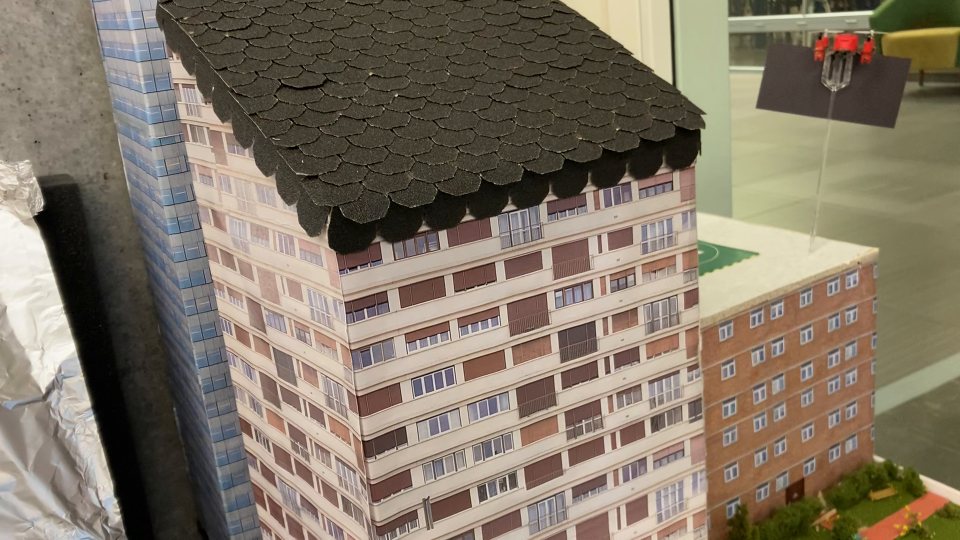
#> input picture frame 9 of Data/Videos/Blocks.MOV, 1920 x 1080 px, given in place of wymont.MOV, which was not available (shown at 1/2 size)
$ jupyter execute --allow-errors 'mp4 to images python.ipynb'   (older library calls are emulated)   (text cells are left out)
#> lines starting #> are read from the running program, lines starting #| are printed output that depends on the picture; after the words box and inside, x2 and y2 are one past the last pixel; in counts of white or black regions, pixels touching at a corner belong together; pictures that were not available may be replaced by others from this repository, and a replacement may not be noted
#> further down, image is the input picture: shape (1080, 1920, 3); mean B, G, R 102.4, 118.3, 129.8
#| (1080, 1920, 3)
#| Height of Image: 1080 pixels
#| Width of Image:  1920 pixels
[cell 1]
from skimage.metrics import structural_similarity as ssim
import cv2
#Structural Similarity Index
# [11 lines left out: function SSIM_two_images, not called in this run]

[cell 2]
# import cv2
# [11 lines left out: function MSE_two_images, not called in this run]

[cell 3]
def To_got_goodFeaturesToTrack(image):

    gray_image = cv2.cvtColor(image, cv2.COLOR_BGR2GRAY)
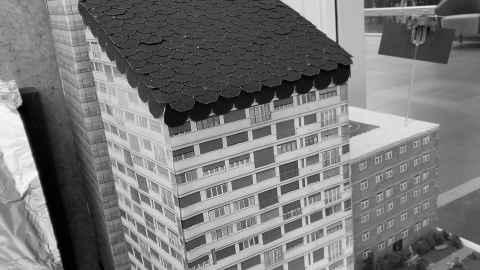
#> gray_image: shape (1080, 1920) (shown at 1/4 size); min 0, max 254, mean 119.9

    # Applying the function
    corners = cv2.goodFeaturesToTrack(
        gray_image, maxCorners=8192, qualityLevel=0.04, minDistance=9, blockSize=9)
#> corners = 1694 rows, first 8: [905, 734], [825, 760], [791, 519], [817, 687], [864, 750], [886, 743], [1021, 866], [804, 613]
    corners = np.float32(corners)
    # print(len(corners))
    for item in corners:
        x, y = item[0]
        x = int(x)
        y = int(y)
        cv2.circle(image, (x, y), 3, (0, 0, 255), -1)
#> this loop made 1694 passes
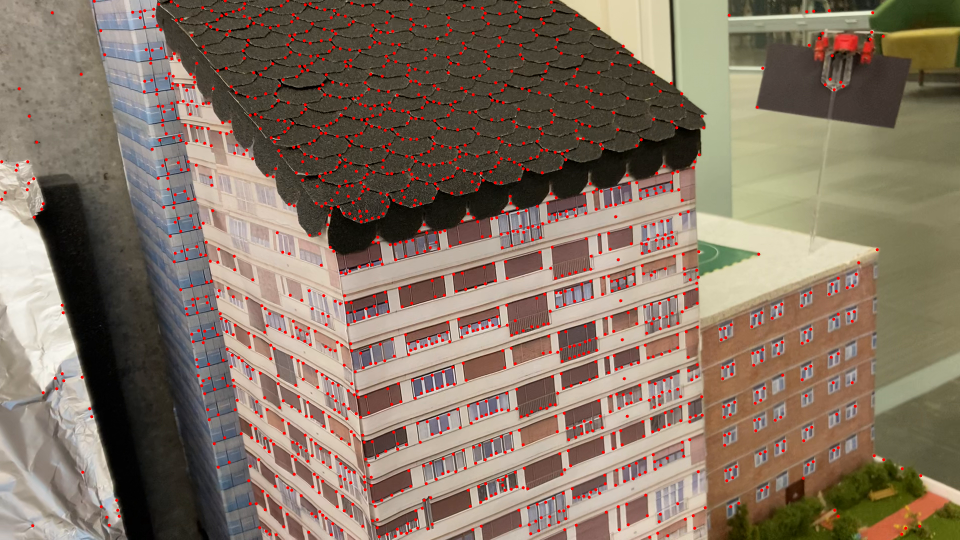
#> image: shape (1080, 1920, 3) (shown at 1/2 size); 2.37% of pixels changed, all inside (x1, y1, x2, y2) = (0, 0, 1845, 1078)

    return image
    # RGB_img = cv2.cvtColor(image, cv2.COLOR_BGR2RGB)

#> (a cell that did not finish here is left out)

[cell 5]
import cv2
import numpy as np

# vidcap = cv2.VideoCapture('Data\Videos\Aerial View of the Great Pyramid of Giza.mp4')
vidcap = cv2.VideoCapture('Data\Videos\wymont.MOV')
success,image = vidcap.read()
print(image.shape)
print('Height of Image:', int(image.shape[0]), 'pixels')
print('Width of Image: ', int(image.shape[1]), 'pixels')
count = 0
old_image = image
while success:

    #cv2.imwrite("frame%d.jpg" % count, image)     # save frame as JPEG file
    cv2.imshow('image', To_got_goodFeaturesToTrack(image))      # show frame
    # print('MSE: ', MSE_two_images(image, old_image)) # compare two images
    # print('SSIM: ', SSIM_two_images(image, old_image)) # compare two images
    # gray_image = cv2.cvtColor(image, cv2.COLOR_BGR2GRAY)
    old_image = image
    k = cv2.waitKey(1)
#> (key Esc is pressed here)
    if k == 27:         # wait for ESC key to exit
        cv2.destroyAllWindows()
        break
    success,image = vidcap.read()   # read next frame
    # print('Read a new frame: ', success, count)
    count += 1

cv2.destroyAllWindows()
vidcap.release()

[cell 6]
# how to calculate the frame rate with python opencv
# https://www.geeksforgeeks.org/how-to-calculate-the-frame-rate-with-python-opencv/

[cell 7]
import numpy as np
import cv2 as cv
import math
cap = cv.VideoCapture('Data\Videos\wymont.MOV')
# cap = cv.VideoCapture('Data\Videos\Aerial View of the Great Pyramid of Giza.mp4')
#角点检测参数
# feature_params = dict(maxCorners=128, qualityLevel=0.1, minDistance=7, blockSize=7)
feature_params = dict(maxCorners=512, qualityLevel=0.04, minDistance=9, blockSize=9)


#KLT光流参数
lk_params = dict(winSize=(15, 15), maxLevel=2, criteria=(cv.TERM_CRITERIA_EPS | cv.TERM_CRITERIA_COUNT, 10, 0.02))

height = cap.get(cv.CAP_PROP_FRAME_HEIGHT)
width = cap.get(cv.CAP_PROP_FRAME_WIDTH)
fps = cap.get(cv.CAP_PROP_FPS)
#out = cv.VideoWriter("reslut.avi", cv.VideoWriter_fourcc('D', 'I', 'V', 'X'), fps,
                     #(np.int(width), np.int(height)), True)

tracks = []
track_len = 10
frame_idx = 0
detect_interval = 10
while True:

    ret, frame = cap.read()
    if ret:
        frame_gray = cv.cvtColor(frame, cv.COLOR_BGR2GRAY)
        vis = frame.copy()

        if len(tracks)>0:
            img0 ,img1 = prev_gray, frame_gray
            p0 = np.float32([tr[-1] for tr in tracks]).reshape(-1,1,2)
            # 上一帧的角点和当前帧的图像作为输入来得到角点在当前帧的位置
            p1, st, err = cv.calcOpticalFlowPyrLK(img0, img1, p0, None, **lk_params)

            # 反向检查,当前帧跟踪到的角点及图像和前一帧的图像作为输入来找到前一帧的角点位置
            p0r, _, _ = cv.calcOpticalFlowPyrLK(img1, img0, p1, None, **lk_params)

            # 得到角点回溯与前一帧实际角点的位置变化关系
            d = abs(p0-p0r).reshape(-1,2).max(-1)

            #判断d内的值是否小于1，大于1跟踪被认为是错误的跟踪点
            good = d < 1

            new_tracks = []

            for i, (tr, (x, y), flag) in enumerate(zip(tracks, p1.reshape(-1, 2), good)):

                # 判断是否为正确的跟踪点
                if not flag:
                    continue

                # 存储动态的角点
                tr.append((x, y))

                # 只保留track_len长度的数据，消除掉前面的超出的轨迹
                if len(tr) > track_len:
                    del tr[0]
                # 保存在新的list中
                new_tracks.append(tr)

                # cv.circle(vis, (x, y), 2, (0, 255, 0), -1)
                cv.circle(vis, (int(x), int(y)), 2, (0, 255, 0), -1)

            # 更新特征点
            tracks = new_tracks

            # #以上一振角点为初始点，当前帧跟踪到的点为终点,画出运动轨迹
            cv.polylines(vis, [np.int32(tr) for tr in tracks], False, (0, 0, 255), 1)
            # cv.circle(vis, [np.int32(tr) for tr in tracks], False, (255, 0, 0), 1)


        # 每隔 detect_interval 时间检测一次特征点
        if frame_idx % detect_interval==0:
            # [8 lines of commented-out code are left out]
            p = cv.goodFeaturesToTrack(frame_gray, **feature_params)
#> p = 512 rows, first 8: [905, 734], [825, 760], [791, 519], [817, 687], [864, 750], [886, 743], [1021, 866], [804, 613]
            if p is not None:
                for x, y in np.float32(p).reshape(-1,2):
                    tracks.append([(x, y)])
#> this loop made 512 passes
#> after the loop, tracks = 512 items

        frame_idx += 1
        prev_gray = frame_gray

        cv.imshow('track', vis)
        #out.write(vis)
        ch = cv.waitKey(1)
#> (key Esc is pressed here)
        if ch ==27:
            # cv.imwrite('track.jpg', vis)
            break
    else:
        break

cv.destroyAllWindows()
cap.release()

[cell 8]
import numpy as np
import cv2 as cv
import argparse

# [7 lines of commented-out code are left out]
cap = cv.VideoCapture('Data\Videos\Aerial View of the Great Pyramid of Giza.mp4')
# params for ShiTomasi corner detection
feature_params = dict( maxCorners = 100,
                       qualityLevel = 0.3,
                       minDistance = 7,
                       blockSize = 7 )

# Parameters for lucas kanade optical flow
lk_params = dict( winSize  = (15, 15),
                  maxLevel = 2,
                  criteria = (cv.TERM_CRITERIA_EPS | cv.TERM_CRITERIA_COUNT, 10, 0.03))

# Create some random colors
color = np.random.randint(0, 255, (100, 3))

# Take first frame and find corners in it
ret, old_frame = cap.read()
old_gray = cv.cvtColor(old_frame, cv.COLOR_BGR2GRAY)
p0 = cv.goodFeaturesToTrack(old_gray, mask = None, **feature_params)
#> p0 = 100 rows, first 8: [906, 733], [816, 687], [791, 518], [926, 899], [824, 759], [792, 190], [803, 614], [1022, 865]

# Create a mask image for drawing purposes
mask = np.zeros_like(old_frame)

while(1):
    ret, frame = cap.read()
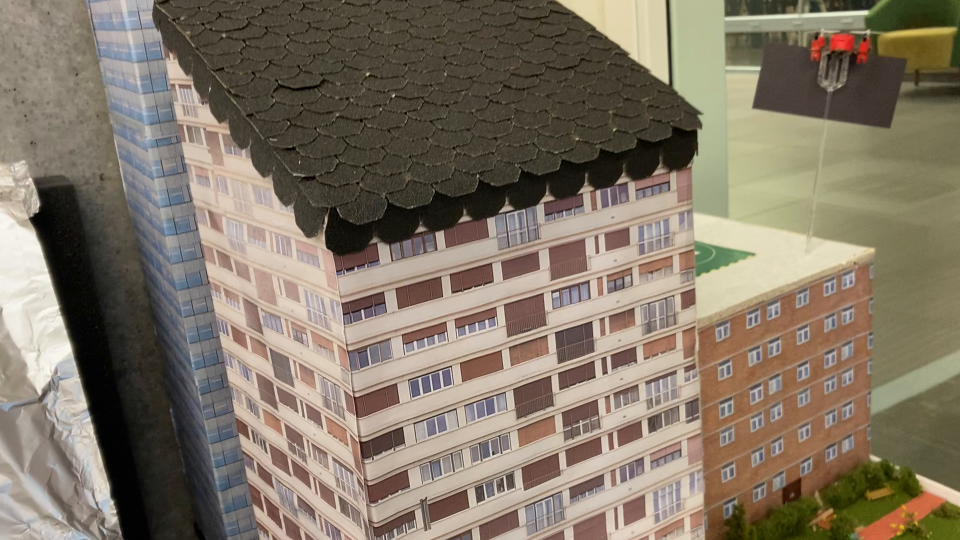
#> input picture frame 10 of Data/Videos/Blocks.MOV, 1920 x 1080 px, given in place of Aerial View of the Great Pyramid of Giza.mp4, which was not available (shown at 1/2 size)
#> frame is the input picture: shape (1080, 1920, 3); mean B, G, R 102.3, 118.2, 129.7
    if not ret:
        print('No frames grabbed!')
        break

    frame_gray = cv.cvtColor(frame, cv.COLOR_BGR2GRAY)
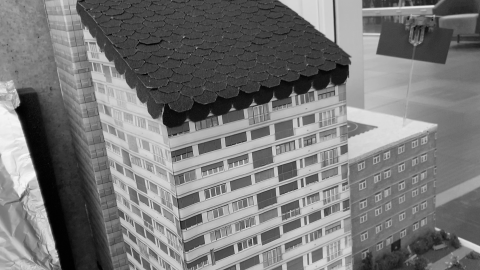
#> frame_gray: shape (1080, 1920) (shown at 1/4 size); min 0, max 251, mean 119.8

    # calculate optical flow
    p1, st, err = cv.calcOpticalFlowPyrLK(old_gray, frame_gray, p0, None, **lk_params)
#> p1 = 100 rows, first 8: [900.5, 734.7], [810.4, 688.8], [785.3, 519.6], [920.8, 900.5], [818.6, 760.7], [786.2, 190.9], [797.5, 615.9], [1016.6, 866.3]; st = 100 values from 1 to 1; err = 100 values, max 13.84 at index 48, min 2.25 at index 67, mean 8.17

    # Select good points
    if p1 is not None:
        good_new = p1[st==1]
#> good_new = 100 pairs, first value 392.9 to 1345.6, second value 190.9 to 1014.3
        good_old = p0[st==1]
#> good_old = 100 pairs, first value 400 to 1352, second value 190 to 1013

    # draw the tracks
    for i, (new, old) in enumerate(zip(good_new, good_old)):
        a, b = new.ravel()
        c, d = old.ravel()
        mask = cv.line(mask, (int(a), int(b)), (int(c), int(d)), color[i].tolist(), 2)
        frame = cv.circle(frame, (int(a), int(b)), 5, color[i].tolist(), -1)
#> this loop made 100 passes
#> (a, b, c, d) on passes 1 to 8: (900.5, 734.7, 906, 733), (810.4, 688.8, 816, 687), (785.3, 519.6, 791, 518), (920.8, 900.5, 926, 899), (818.6, 760.7, 824, 759), (786.2, 190.9, 792, 190), (797.5, 615.9, 803, 614), (1016.6, 866.3, 1022, 865)
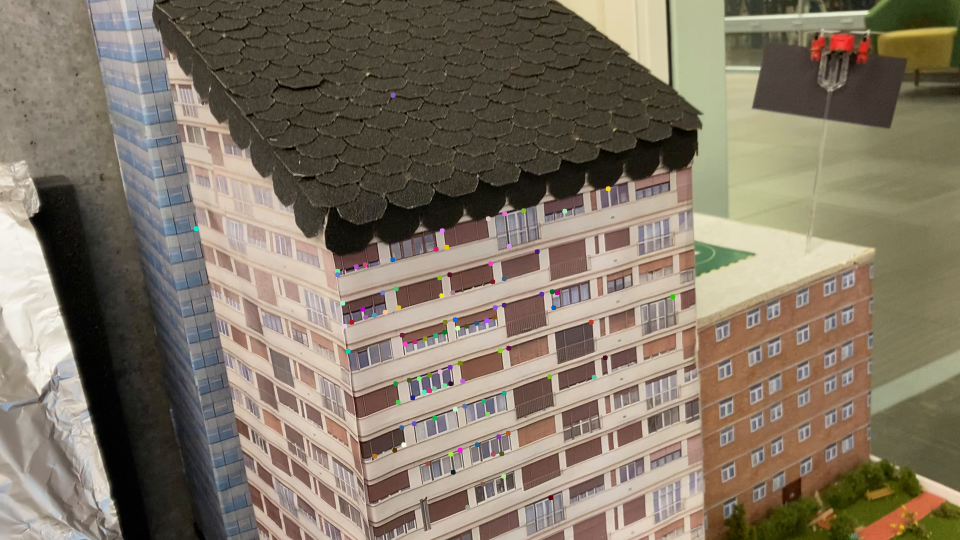
#> frame: shape (1080, 1920, 3) (shown at 1/2 size); mean B, G, R 102.3, 118.2, 129.6
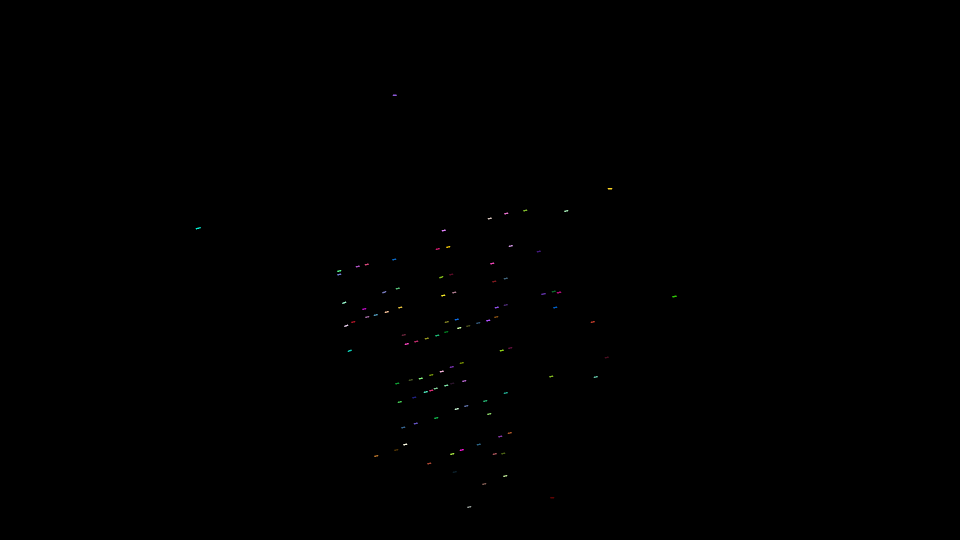
#> mask: shape (1080, 1920, 3) (shown at 1/2 size); mean of channels 0, 1, 2 0.1, 0.1, 0.1; drawn as B, G, R
    img = cv.add(frame, mask)

    cv.imshow('frame', img)
    k = cv.waitKey(30) & 0xff
#> (key Esc is pressed here)
    if k == 27:
        break

    # Now update the previous frame and previous points
    old_gray = frame_gray.copy()
    p0 = good_new.reshape(-1, 1, 2)

cv.destroyAllWindows()

[cell 9]
import numpy as np
import cv2 as cv
cap = cv.VideoCapture("Data\Videos\wymont.MOV")
ret, frame1 = cap.read()
prvs = cv.cvtColor(frame1, cv.COLOR_BGR2GRAY)
hsv = np.zeros_like(frame1)
hsv[..., 1] = 255
while(1):
    ret, frame2 = cap.read()
    if not ret:
        print('No frames grabbed!')
        break

    next = cv.cvtColor(frame2, cv.COLOR_BGR2GRAY)
    flow = cv.calcOpticalFlowFarneback(prvs, next, None, 0.5, 3, 15, 3, 5, 1.2, 0)
    mag, ang = cv.cartToPolar(flow[..., 0], flow[..., 1])
    hsv[..., 0] = ang*180/np.pi/2
    hsv[..., 2] = cv.normalize(mag, None, 0, 255, cv.NORM_MINMAX)
    bgr = cv.cvtColor(hsv, cv.COLOR_HSV2BGR)
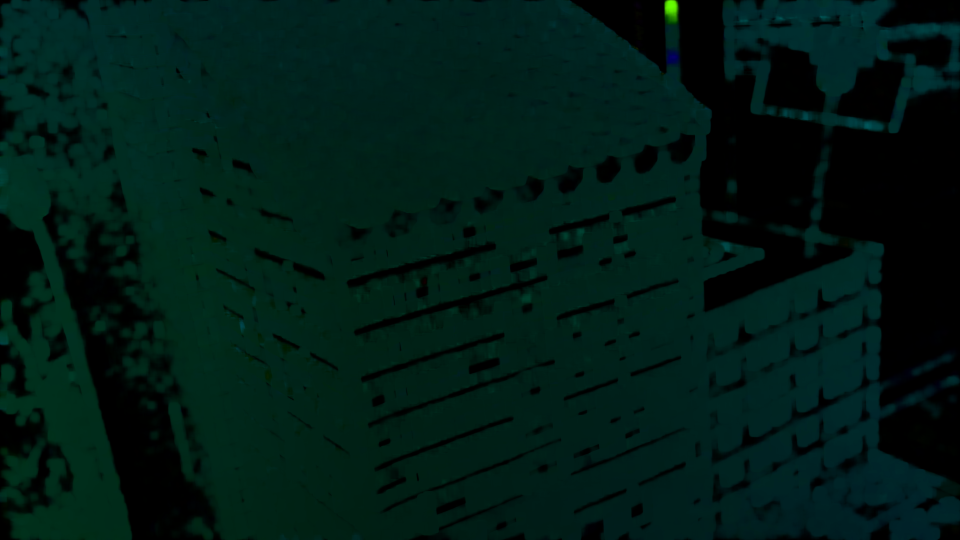
#> bgr: shape (1080, 1920, 3) (shown at 1/2 size); mean B, G, R 21.4, 27.4, 0
    cv.imshow('frame2', bgr)
    k = cv.waitKey(30) & 0xff
#> (key Esc is pressed here)
    if k == 27:
        break
    elif k == ord('s'):
        cv.imwrite('opticalfb.png', frame2)
        cv.imwrite('opticalhsv.png', bgr)
    prvs = next

cv.destroyAllWindows()

$ run again, starting later in the video
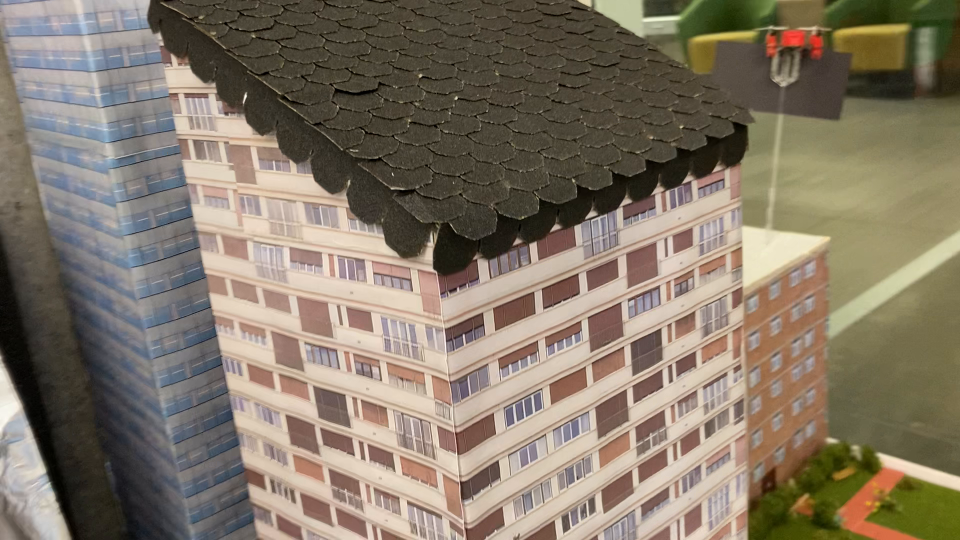
#> input picture frame 40 of Data/Videos/Blocks.MOV, 1920 x 1080 px, given in place of wymont.MOV, which was not available (shown at 1/2 size)
#> image is the input picture: shape (1080, 1920, 3); mean B, G, R 103.6, 119.6, 131.4
#| (1080, 1920, 3)
#| Height of Image: 1080 pixels
#| Width of Image:  1920 pixels
#> corners = 1779 rows, first 8: [1081, 781], [913, 196], [1089, 615], [1182, 441], [1044, 801], [1210, 432], [1069, 485], [1156, 959]
#> the loop in To_got_goodFeaturesToTrack, `for item in corners:` made 1779 passes
#> p = 512 rows, first 8: [1081, 781], [913, 196], [1089, 615], [1182, 441], [1044, 801], [1210, 432], [1069, 485], [1156, 959]
#> the loop `for x, y in np.float32(p).reshape(-1,2):` made 512 passes
#> after the loop `for x, y in np.float32(p).reshape(-1,2):`: tracks = 512 items
#> p0 = 100 rows, first 8: [1080, 782], [912, 196], [1156, 958], [1070, 484], [1211, 431], [1088, 616], [325, 88], [818, 242]
#> p1 = 100 rows, first 8: [1090.1, 785.4], [918.7, 199.3], [1165.2, 960.9], [1080, 488.1], [1218.6, 434.3], [1097.7, 619.7], [325.7, 91.23], [825.9, 245.7]; st = 100 values from 1 to 1; err = 100 values, max 14.71 at index 38, min 1.09 at index 62, mean 6.32
#> good_new = 100 pairs, first value 325.7 to 1449.6, second value 57.66 to 1067.8
#> good_old = 100 pairs, first value 325 to 1446, second value 55 to 1065
#> the loop `for i, (new, old) in enumerate(zip(good_new, good_old)):` made 100 passes
#> (a, b, c, d) on passes 1 to 8: (1090.1, 785.4, 1080, 782), (918.7, 199.3, 912, 196), (1165.2, 960.9, 1156, 958), (1080, 488.1, 1070, 484), (1218.6, 434.3, 1211, 431), (1097.7, 619.7, 1088, 616), (325.7, 91.23, 325, 88), (825.9, 245.7, 818, 242)
#> after the loop `for i, (new, old) in enumerate(zip(good_new, good_old)):`:
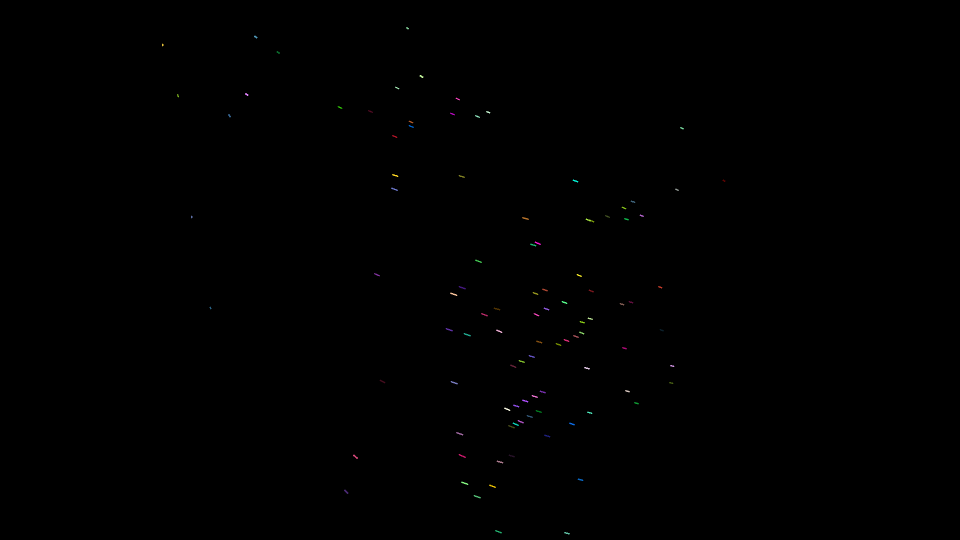
#> mask: shape (1080, 1920, 3) (shown at 1/2 size); mean of channels 0, 1, 2 0.2, 0.2, 0.2; drawn as B, G, R
#> `bgr = cv.cvtColor(hsv, cv.COLOR_HSV2BGR)`:
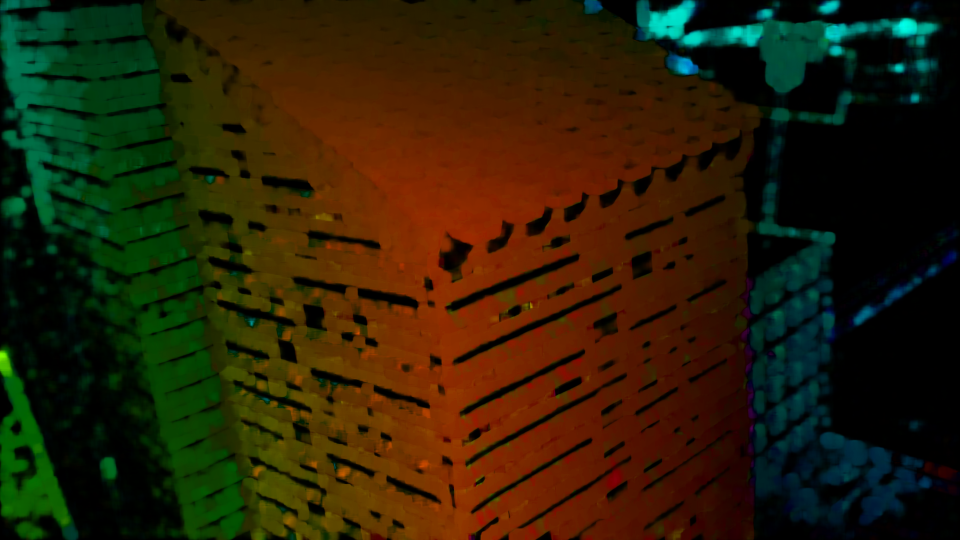
#> bgr: shape (1080, 1920, 3) (shown at 1/2 size); mean B, G, R 6.7, 32.2, 42
